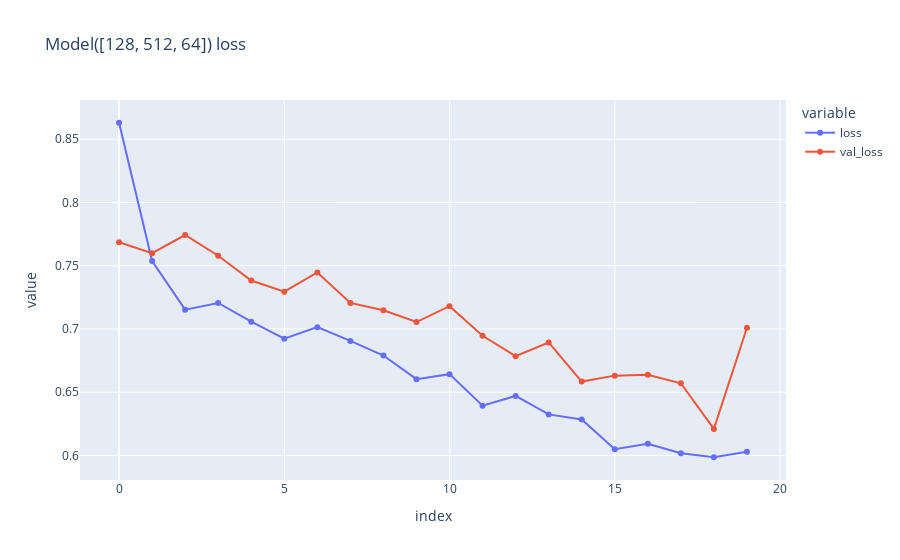
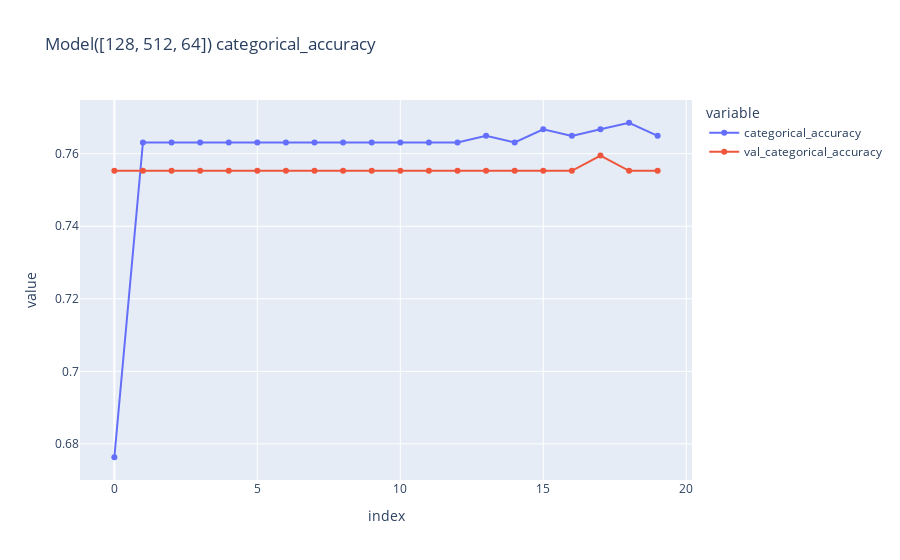

Source (notebook cell) for these figures, in order:
### Code cell
def plot_history_plt2(df, title):
#         for name in names:
#             plt.plot(history.history[name])
        plt.plot(df[2:])
        #Captions and show the plot
        plt.title(title)
        #plt.ylabel(metric_name)
        plt.xlabel('epoch')
        plt.legend(df.columns)
        #plt.legend(names, loc='upper left')
        plt.show() 
plot_res(eval_res, plot_history_plotly)

### Figure 1 — Plotly figure (JSON) as saved in the notebook; plotly's stock layout.template omitted (floating-point values rounded to 4 significant figures)
{"data": [{"hovertemplate": "variable=loss<br>index=%{x}<br>value=%{y}<extra></extra>", "legendgroup": "loss", "line": {"color": "#636efa", "dash": "solid"}, "marker": {"symbol": "circle"}, "mode": "lines+markers", "name": "loss", "orientation": "v", "showlegend": true, "type": "scatter", "x": [0, 1, 2, 3, 4, 5, 6, 7, 8, 9, 10, 11, 12, 13, 14, 15, 16, 17, 18, 19], "xaxis": "x", "y": [0.863, 0.7537, 0.7152, 0.7206, 0.7058, 0.6923, 0.7014, 0.6905, 0.679, 0.6603, 0.6643, 0.6393, 0.6471, 0.6325, 0.6285, 0.6049, 0.6092, 0.6017, 0.5986, 0.603], "yaxis": "y"}, {"hovertemplate": "variable=val_loss<br>index=%{x}<br>value=%{y}<extra></extra>", "legendgroup": "val_loss", "line": {"color": "#EF553B", "dash": "solid"}, "marker": {"symbol": "circle"}, "mode": "lines+markers", "name": "val_loss", "orientation": "v", "showlegend": true, "type": "scatter", "x": [0, 1, 2, 3, 4, 5, 6, 7, 8, 9, 10, 11, 12, 13, 14, 15, 16, 17, 18, 19], "xaxis": "x", "y": [0.7685, 0.7599, 0.7743, 0.7579, 0.7383, 0.7295, 0.7447, 0.7206, 0.7147, 0.7055, 0.718, 0.6946, 0.6785, 0.6893, 0.6584, 0.6631, 0.6637, 0.6571, 0.621, 0.701], "yaxis": "y"}], "layout": {"legend": {"title": {"text": "variable"}, "tracegroupgap": 0}, "title": {"text": "Model([128, 512, 64]) loss"}, "xaxis": {"anchor": "y", "domain": [0, 1], "title": {"text": "index"}}, "yaxis": {"anchor": "x", "domain": [0, 1], "title": {"text": "value"}}}}

### Figure 2 — Plotly figure (JSON) as saved in the notebook; plotly's stock layout.template omitted (floating-point values rounded to 4 significant figures)
{"data": [{"hovertemplate": "variable=categorical_accuracy<br>index=%{x}<br>value=%{y}<extra></extra>", "legendgroup": "categorical_accuracy", "line": {"color": "#636efa", "dash": "solid"}, "marker": {"symbol": "circle"}, "mode": "lines+markers", "name": "categorical_accuracy", "orientation": "v", "showlegend": true, "type": "scatter", "x": [0, 1, 2, 3, 4, 5, 6, 7, 8, 9, 10, 11, 12, 13, 14, 15, 16, 17, 18, 19], "xaxis": "x", "y": [0.6763, 0.7631, 0.7631, 0.7631, 0.7631, 0.7631, 0.7631, 0.7631, 0.7631, 0.7631, 0.7631, 0.7631, 0.7631, 0.7649, 0.7631, 0.7667, 0.7649, 0.7667, 0.7685, 0.7649], "yaxis": "y"}, {"hovertemplate": "variable=val_categorical_accuracy<br>index=%{x}<br>value=%{y}<extra></extra>", "legendgroup": "val_categorical_accuracy", "line": {"color": "#EF553B", "dash": "solid"}, "marker": {"symbol": "circle"}, "mode": "lines+markers", "name": "val_categorical_accuracy", "orientation": "v", "showlegend": true, "type": "scatter", "x": [0, 1, 2, 3, 4, 5, 6, 7, 8, 9, 10, 11, 12, 13, 14, 15, 16, 17, 18, 19], "xaxis": "x", "y": [0.7553, 0.7553, 0.7553, 0.7553, 0.7553, 0.7553, 0.7553, 0.7553, 0.7553, 0.7553, 0.7553, 0.7553, 0.7553, 0.7553, 0.7553, 0.7553, 0.7553, 0.7595, 0.7553, 0.7553], "yaxis": "y"}], "layout": {"legend": {"title": {"text": "variable"}, "tracegroupgap": 0}, "title": {"text": "Model([128, 512, 64]) categorical_accuracy"}, "xaxis": {"anchor": "y", "domain": [0, 1], "title": {"text": "index"}}, "yaxis": {"anchor": "x", "domain": [0, 1], "title": {"text": "value"}}}}
